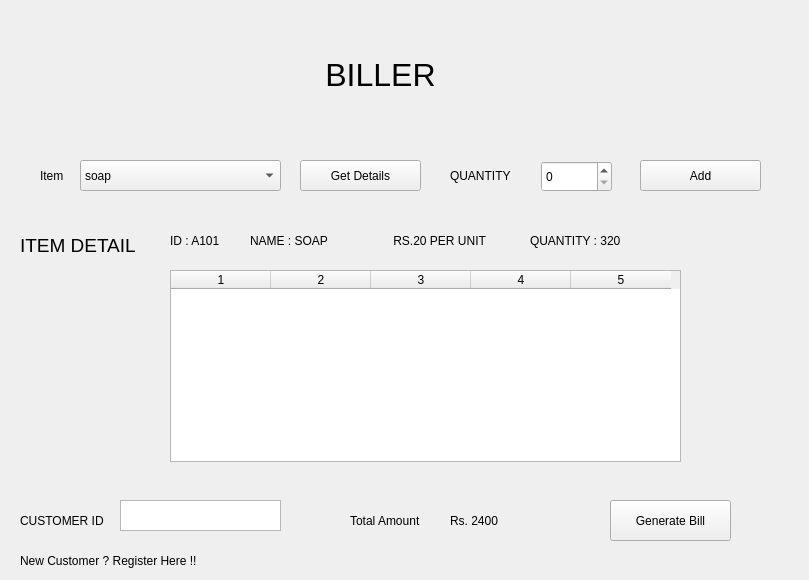
<?xml version="1.0" encoding="UTF-8"?>
<ui version="4.0">
 <class>BILL</class>
 <widget class="QMainWindow" name="BILL">
  <property name="geometry">
   <rect>
    <x>0</x>
    <y>0</y>
    <width>809</width>
    <height>580</height>
   </rect>
  </property>
  <property name="windowTitle">
   <string>MainWindow</string>
  </property>
  <widget class="QWidget" name="centralwidget">
   <widget class="QLabel" name="label">
    <property name="geometry">
     <rect>
      <x>160</x>
      <y>30</y>
      <width>441</width>
      <height>91</height>
     </rect>
    </property>
    <property name="text">
     <string>&lt;html&gt;&lt;head/&gt;&lt;body&gt;&lt;p align=&quot;center&quot;&gt;&lt;span style=&quot; font-size:24pt;&quot;&gt;BILLER&lt;/span&gt;&lt;/p&gt;&lt;/body&gt;&lt;/html&gt;</string>
    </property>
   </widget>
   <widget class="QLabel" name="label_2">
    <property name="geometry">
     <rect>
      <x>40</x>
      <y>150</y>
      <width>31</width>
      <height>51</height>
     </rect>
    </property>
    <property name="text">
     <string>Item </string>
    </property>
   </widget>
   <widget class="QComboBox" name="itemComboBox">
    <property name="geometry">
     <rect>
      <x>80</x>
      <y>160</y>
      <width>201</width>
      <height>31</height>
     </rect>
    </property>
    <item>
     <property name="text">
      <string>soap</string>
     </property>
    </item>
    <item>
     <property name="text">
      <string>shampoo</string>
     </property>
    </item>
   </widget>
   <widget class="QPushButton" name="getDetailBtn">
    <property name="geometry">
     <rect>
      <x>300</x>
      <y>160</y>
      <width>121</width>
      <height>31</height>
     </rect>
    </property>
    <property name="text">
     <string>Get Details</string>
    </property>
   </widget>
   <widget class="QPushButton" name="AddItemBtn">
    <property name="geometry">
     <rect>
      <x>640</x>
      <y>160</y>
      <width>121</width>
      <height>31</height>
     </rect>
    </property>
    <property name="text">
     <string>Add</string>
    </property>
   </widget>
   <widget class="QLabel" name="label_3">
    <property name="geometry">
     <rect>
      <x>20</x>
      <y>230</y>
      <width>161</width>
      <height>31</height>
     </rect>
    </property>
    <property name="text">
     <string>&lt;html&gt;&lt;head/&gt;&lt;body&gt;&lt;p&gt;&lt;span style=&quot; font-size:14pt;&quot;&gt;ITEM DETAIL&lt;/span&gt;&lt;/p&gt;&lt;/body&gt;&lt;/html&gt;</string>
    </property>
   </widget>
   <widget class="QLabel" name="itmNamelbl">
    <property name="geometry">
     <rect>
      <x>250</x>
      <y>230</y>
      <width>91</width>
      <height>21</height>
     </rect>
    </property>
    <property name="text">
     <string>NAME : SOAP</string>
    </property>
   </widget>
   <widget class="QLabel" name="ItemPricelbl">
    <property name="geometry">
     <rect>
      <x>390</x>
      <y>230</y>
      <width>111</width>
      <height>21</height>
     </rect>
    </property>
    <property name="text">
     <string> RS.20 PER UNIT</string>
    </property>
   </widget>
   <widget class="QLabel" name="ItemQtLbl">
    <property name="geometry">
     <rect>
      <x>530</x>
      <y>220</y>
      <width>111</width>
      <height>41</height>
     </rect>
    </property>
    <property name="text">
     <string>QUANTITY : 320</string>
    </property>
   </widget>
   <widget class="QLabel" name="itemIdLbl">
    <property name="geometry">
     <rect>
      <x>170</x>
      <y>230</y>
      <width>55</width>
      <height>21</height>
     </rect>
    </property>
    <property name="text">
     <string>ID : A101</string>
    </property>
   </widget>
   <widget class="QLabel" name="label_8">
    <property name="geometry">
     <rect>
      <x>450</x>
      <y>160</y>
      <width>81</width>
      <height>31</height>
     </rect>
    </property>
    <property name="text">
     <string>QUANTITY</string>
    </property>
   </widget>
   <widget class="QSpinBox" name="quantitySpinBox">
    <property name="geometry">
     <rect>
      <x>541</x>
      <y>161</y>
      <width>71</width>
      <height>31</height>
     </rect>
    </property>
   </widget>
   <widget class="QLabel" name="label_9">
    <property name="geometry">
     <rect>
      <x>20</x>
      <y>500</y>
      <width>131</width>
      <height>41</height>
     </rect>
    </property>
    <property name="text">
     <string>CUSTOMER ID</string>
    </property>
   </widget>
   <widget class="QTextEdit" name="custIdTextEdit">
    <property name="geometry">
     <rect>
      <x>120</x>
      <y>500</y>
      <width>161</width>
      <height>31</height>
     </rect>
    </property>
   </widget>
   <widget class="QLabel" name="custRegLbl">
    <property name="geometry">
     <rect>
      <x>20</x>
      <y>550</y>
      <width>191</width>
      <height>21</height>
     </rect>
    </property>
    <property name="text">
     <string>New Customer ? Register Here !!</string>
    </property>
   </widget>
   <widget class="QLabel" name="label_11">
    <property name="geometry">
     <rect>
      <x>350</x>
      <y>500</y>
      <width>91</width>
      <height>41</height>
     </rect>
    </property>
    <property name="text">
     <string>Total Amount</string>
    </property>
   </widget>
   <widget class="QLabel" name="totalAmtLbl">
    <property name="geometry">
     <rect>
      <x>450</x>
      <y>500</y>
      <width>101</width>
      <height>41</height>
     </rect>
    </property>
    <property name="text">
     <string>Rs. 2400</string>
    </property>
   </widget>
   <widget class="QPushButton" name="GenBillBtn">
    <property name="geometry">
     <rect>
      <x>610</x>
      <y>500</y>
      <width>121</width>
      <height>41</height>
     </rect>
    </property>
    <property name="text">
     <string>Generate Bill</string>
    </property>
   </widget>
   <widget class="QTableWidget" name="Bill">
    <property name="geometry">
     <rect>
      <x>170</x>
      <y>270</y>
      <width>511</width>
      <height>192</height>
     </rect>
    </property>
    <property name="columnCount">
     <number>5</number>
    </property>
    <column/>
    <column/>
    <column/>
    <column/>
    <column/>
   </widget>
  </widget>
 </widget>
 <resources/>
 <connections/>
</ui>
